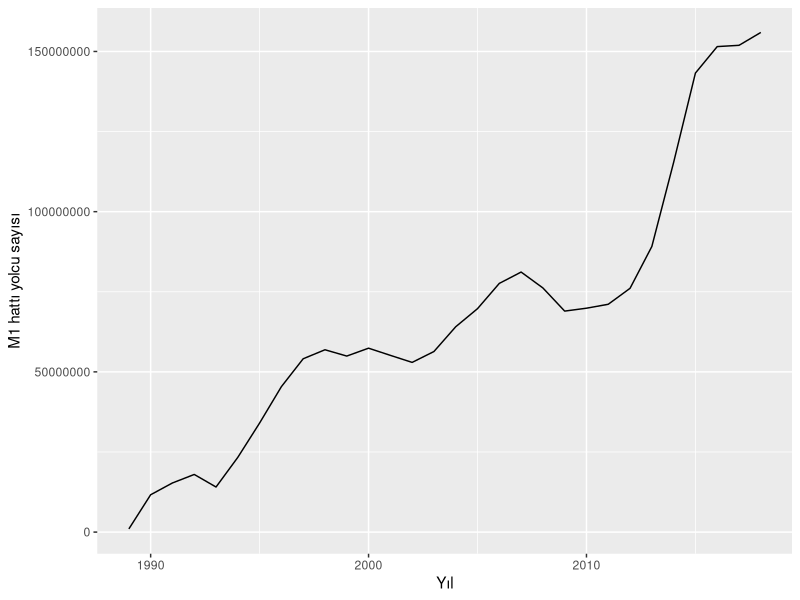

The R script that drew this image:
## ---- chunk 1
library(tidyverse)
options(scipen=10000) 
Sys.setlocale(category = "LC_ALL", locale = "Turkish")
yolculuk <- read_csv(here::here("veri/yolculuk.csv"))
## ---- chunk 2
ggplot(yolculuk, 
       aes(x = yil, y = m1_hatti)) +
  geom_line() +
  labs(x = "Yıl",
       y = "M1 hattı yolcu sayısı")

## ---- chunk 3
en_son_sayi <- yolculuk %>% 
  filter(yil == max(yil)) %>% 
  select(m1_hatti) %>% 
  pull()
## ---- chunk 4
en_son_yil <- yolculuk %>% 
  filter(yil == max(yil)) %>% 
  select(yil) %>% 
  pull()
